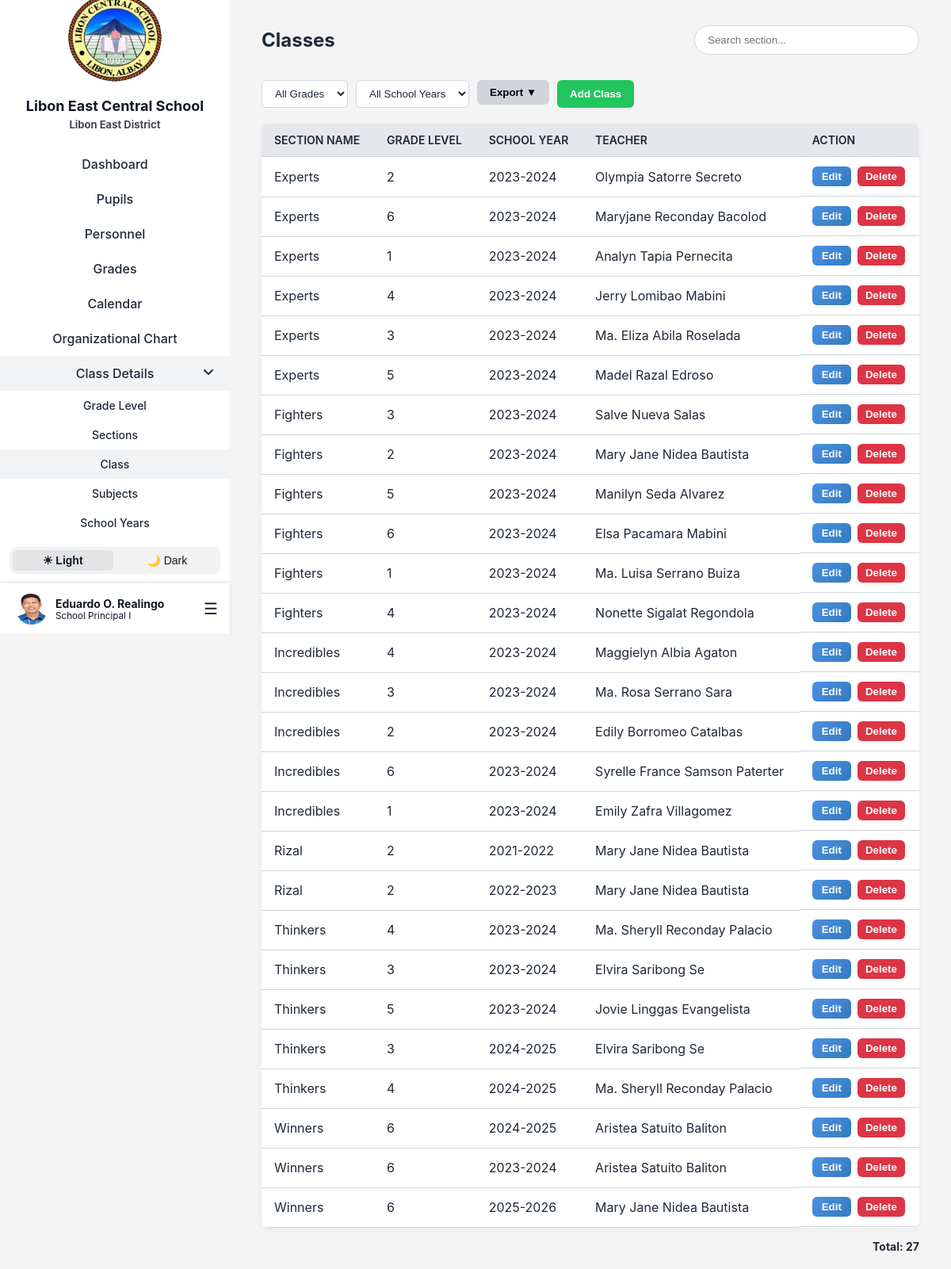
Page /Landing/Login/Page/adminSections.php (signed in) on the earlier database version.
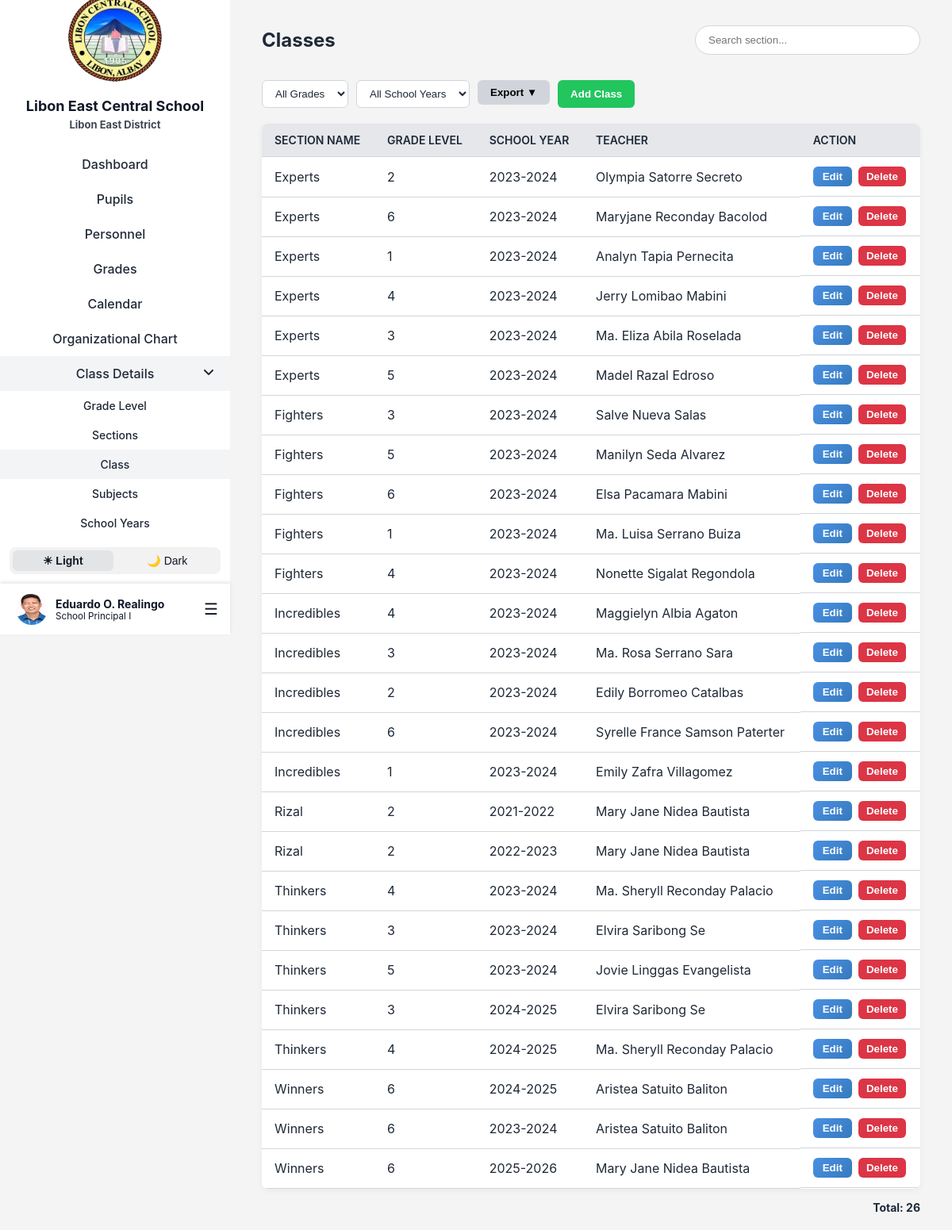
Same page on the later database version.
### tables this page shows
CREATE TABLE `teachers` (
  `teacher_id` int(11) NOT NULL,
  `first_name` varchar(100) DEFAULT NULL,
  `middle_name` varchar(100) DEFAULT NULL,
  `last_name` varchar(100) DEFAULT NULL,
  `employee_no` varchar(20) DEFAULT NULL,
  `email` varchar(100) DEFAULT NULL,
  `password` varchar(255) DEFAULT NULL,
  `gender` enum('Male','Female','Other') DEFAULT NULL,
  `birthdate` date DEFAULT NULL,
  `age` int(11) DEFAULT NULL,
  `contact_no` varchar(20) DEFAULT NULL,
  `house_no_street` varchar(255) DEFAULT NULL,
  `barangay` varchar(255) DEFAULT NULL,
  `municipality` varchar(255) DEFAULT NULL,
  `province` varchar(255) DEFAULT NULL,
  `position` varchar(255) NOT NULL,
  `image` varchar(255) NOT NULL DEFAULT 'teacher.png',
  `user_type` char(1) NOT NULL DEFAULT 't' COMMENT 'a - admin\r\nt- teacher\r\nn- non-teaching',
  `user_status` char(1) NOT NULL DEFAULT 'a' COMMENT 'a - active\r\ni - inactive',
  `created_at` datetime DEFAULT current_timestamp(),
  `updated_at` datetime DEFAULT current_timestamp() ON UPDATE current_timestamp(),
  `created_by` int(11) DEFAULT NULL,
  `updated_by` int(11) DEFAULT NULL
);

CREATE TABLE `sections` (
  `section_id` int(11) NOT NULL,
  `section_name` varchar(50) NOT NULL,
  `grade_level_id` int(11) NOT NULL,
  `teacher_id` int(11) DEFAULT NULL,
  `sy_id` int(11) NOT NULL,
  `created_at` datetime DEFAULT current_timestamp(),
  `updated_at` datetime DEFAULT current_timestamp() ON UPDATE current_timestamp(),
  `created_by` int(11) DEFAULT NULL,
  `updated_by` int(11) DEFAULT NULL
);

CREATE TABLE `section_name` (
  `section_name_id` int(11) NOT NULL,
  `section_name` varchar(255) NOT NULL,
  `created_at` datetime DEFAULT current_timestamp(),
  `updated_at` datetime DEFAULT current_timestamp() ON UPDATE current_timestamp(),
  `created_by` int(11) DEFAULT NULL,
  `updated_by` int(11) DEFAULT NULL
);

CREATE TABLE `grade_levels` (
  `grade_level_id` int(11) NOT NULL,
  `level_name` varchar(20) NOT NULL,
  `created_at` datetime DEFAULT current_timestamp(),
  `updated_at` datetime DEFAULT current_timestamp() ON UPDATE current_timestamp(),
  `created_by` int(11) DEFAULT NULL,
  `updated_by` int(11) DEFAULT NULL
);

CREATE TABLE `school_years` (
  `sy_id` int(11) NOT NULL,
  `school_year` varchar(20) DEFAULT NULL,
  `start_date` date DEFAULT NULL,
  `end_date` date DEFAULT NULL,
  `created_at` datetime DEFAULT current_timestamp(),
  `updated_at` datetime DEFAULT current_timestamp() ON UPDATE current_timestamp(),
  `created_by` int(11) DEFAULT NULL,
  `updated_by` int(11) DEFAULT NULL
);

### Landing/Login/Page/adminSections.php (the view, shortened to what this page needs)
<?php
include 'lecs_db.php';
?>
<!DOCTYPE html>
<html lang="en">
<head>
    <link rel="stylesheet" href="css/adminSections.css">
    <link rel="stylesheet" href="css/sidebar.css">
</head>
<body>
<div class="container">
<?php include 'sidebar.php'; ?>
<div class="main-content">
  <div class="header">
    <h1>Classes</h1>
    <form method="GET" style="margin:0;">
      <input type="text" name="search" placeholder="Search section..."
        value="<?php echo isset($_GET['search']) ? htmlspecialchars($_GET['search']) : ''; ?>">
    </form>
  </div>
<div class="header-buttons">
  <form method="GET" class="filter-form">
    <select name="grade_filter" onchange="this.form.submit()">
      <option value="">All Grades</option>
    </select>
    <select name="sy_filter" onchange="this.form.submit()">
      <option value="">All School Years</option>
    </select>
  </form>
  <div class="export-dropdown">
    <button type="button" class="export-btn" onclick="toggleDropdown()">Export ▼</button>
  </div>
  <button type="button" class="add-btn" onclick="openAddModal()">Add Class</button>
</div>
  <table>
    <thead>
      <tr>
        <th>Section Name</th>
        <th>Grade Level</th>
        <th>School Year</th>
        <th>Teacher</th>
        <th>Action</th>
      </tr>
    </thead>
    <tbody>
      <?php
      $whereParts = [];
      $where = count($whereParts) > 0 ? "WHERE " . implode(" AND ", $whereParts) : "";
      $sql = "SELECT s.*, sn.section_name, g.level_name, sy.school_year, CONCAT(t.first_name, ' ', COALESCE(t.middle_name, ''), ' ', t.last_name) AS teacher_name
              FROM sections s
              JOIN section_name sn ON s.section_name = sn.section_name
              LEFT JOIN grade_levels g ON s.grade_level_id = g.grade_level_id
              LEFT JOIN school_years sy ON s.sy_id = sy.sy_id
              LEFT JOIN teachers t ON s.teacher_id = t.teacher_id
              $where
              ORDER BY sn.section_name ASC";
      $result = $conn->query($sql);
      if ($result && $result->num_rows > 0) {
        while ($row = $result->fetch_assoc()) {
          $teacher = $row['teacher_name'] ? htmlspecialchars($row['teacher_name']) : '-';
          echo "<tr>
                  <td>" . htmlspecialchars($row['section_name']) . "</td>
                  <td>" . htmlspecialchars($row['level_name']) . "</td>
                  <td>" . htmlspecialchars($row['school_year']) . "</td>
                  <td>$teacher</td>
                  <td class='action-btns'>
                    <button class='edit-btn' onclick=\"openEditModal({$row['section_id']}, '" . htmlspecialchars($row['section_name']) . "', {$row['grade_level_id']}, {$row['sy_id']}, " . ($row['teacher_id'] ?? 'null') . ")\">Edit</button>
                    <button class='delete-btn' onclick=\"openDeleteModal({$row['section_id']}, '" . htmlspecialchars($row['section_name']) . "')\">Delete</button>
                  </td>
                </tr>";
        }
      } else {
        echo "<tr><td colspan='6'>No sections found</td></tr>";
      }
      ?>
    </tbody>
  </table>
  <div class="total-count">
      <?php
      $countQuery = "SELECT COUNT(*) as total
                    FROM sections s
                    JOIN section_name sn ON s.section_name = sn.section_name
                    LEFT JOIN grade_levels g ON s.grade_level_id = g.grade_level_id
                    LEFT JOIN school_years sy ON s.sy_id = sy.sy_id
                    LEFT JOIN teachers t ON s.teacher_id = t.teacher_id
                    $where";
      $countResult = $conn->query($countQuery);
      $countRow = $countResult->fetch_assoc();
      echo "Total: " . $countRow['total'];
      ?>
    </div>
</div>
</div>
</body>
</html>

### Landing/Login/Page/sidebar.php (shortened to what this page needs)
<?php
include 'lecs_db.php';
$current_page = basename($_SERVER['PHP_SELF']);
$classInfoPages = ['adminGradeLevel.php', 'adminSections.php', 'adminSubjects.php', 'adminSchoolYear.php', 'adminSectionName.php', 'adminOrganizationalChart'];
$isClassInfoActive = in_array($current_page, $classInfoPages);
if (!function_exists('arabic_to_roman')) {
    function arabic_to_roman($num) {
        $roman_numerals = [
            1000 => 'M', 900 => 'CM', 500 => 'D', 400 => 'CD',
            100 => 'C', 90 => 'XC', 50 => 'L', 40 => 'XL',
            10 => 'X', 9 => 'IX', 5 => 'V', 4 => 'IV', 1 => 'I'
        ];
        $roman = '';
        foreach ($roman_numerals as $value => $symbol) {
            while ($num >= $value) {
                $roman .= $symbol;
                $num -= $value;
            }
        }
        return $roman;
    }
}
if (!function_exists('format_position')) {
    function format_position($pos) {
        $is_principal = stripos($pos, 'principal') !== false;
        if (preg_match('/(.*) (\d+)$/', $pos, $matches)) {
            $base = $matches[1];
            $num = intval($matches[2]);
            $roman = arabic_to_roman($num);
            $new_pos = $base . ' ' . $roman;
        } else {
            $new_pos = $pos;
        }
        if ($is_principal) {
            $new_pos = 'School ' . $new_pos;
        }
        return $new_pos;
    }
}
$admin_id = isset($_SESSION['teacher_id']) ? intval($_SESSION['teacher_id']) : 0;
$adminData = [
    'first_name' => 'Admin',
    'middle_name' => '',
    'last_name' => 'User',
    'position' => 'Administrator',
    'image' => 'teacher.png'
];
if ($admin_id > 0 && $_SESSION['user_type'] === 'a') {
    $stmt = $conn->prepare("SELECT first_name, middle_name, last_name, position, image FROM teachers WHERE teacher_id = ?");
    $stmt->bind_param("i", $admin_id);
    $stmt->execute();
    $res = $stmt->get_result();
    if ($res && $res->num_rows > 0) {
        $adminData = $res->fetch_assoc();
    }
}
$middle_initial = !empty($adminData['middle_name']) ? substr($adminData['middle_name'], 0, 1) . '.' : '';
$full_name = trim($adminData['first_name'] . ' ' . $middle_initial . ' ' . $adminData['last_name']);
?>
<link rel="stylesheet" href="css/all.min.css">
<link rel="stylesheet" href="css/sidebar.css">
<div class="sidebar">
    <div class="sidebar-top">
        <img class="logo" src="images/lecs-logo no bg.png" alt="School Logo">
        <h2>Libon East Central School</h2>
        <small class="east">Libon East District</small>
        <div class="nav-links">
            <a href="adminDashboard.php" class="<?= ($current_page == 'adminDashboard.php') ? 'active' : '' ?>">Dashboard</a>
            <a href="adminPupils.php" class="<?= ($current_page == 'adminPupils.php' || $current_page == 'add_pupil.php' || $current_page == 'adminPupilsProfile.php') ? 'active' : '' ?>">Pupils</a>
            <a href="adminTeachers.php" class="<?= ($current_page == 'adminTeachers.php' || $current_page == 'add_teacher.php' || $current_page == 'edit_teacher.php') ? 'active' : '' ?>">Personnel</a>
            <a href="adminGrades.php" class="<?= ($current_page == 'adminGrades.php' || $current_page == 'adminViewGrades.php') ? 'active' : '' ?>">Grades</a>
            <a href="adminEventCalendar.php" class="<?= ($current_page == 'adminEventCalendar.php') ? 'active' : '' ?>">Calendar</a>
            <a href="adminOrganizationalChart.php" class="<?= ($current_page == 'adminOrganizationalChart.php') ? 'active' : '' ?>">Organizational Chart</a>
            <a href="#" id="classInfoLink" class="class-info <?= $isClassInfoActive ? 'active' : '' ?>">
                <span>Class Details</span>
                <i id="classInfoIcon" class="fa-solid <?= $isClassInfoActive ? 'fa-angle-down' : 'fa-angle-right' ?>"></i>
            </a>
            <div id="classInfoSubmenu" class="submenu <?= $isClassInfoActive ? 'show' : '' ?>">
                <a href="adminGradeLevel.php" class="<?= ($current_page == 'adminGradeLevel.php') ? 'active' : '' ?>">Grade Level</a>
                <a href="adminSectionName.php" class="<?= ($current_page == 'adminSectionName.php') ? 'active' : '' ?>">Sections</a>
                <a href="adminSections.php" class="<?= ($current_page == 'adminSections.php') ? 'active' : '' ?>">Class</a>
                <a href="adminSubjects.php" class="<?= ($current_page == 'adminSubjects.php') ? 'active' : '' ?>">Subjects</a>
                <a href="adminSchoolYear.php" class="<?= ($current_page == 'adminSchoolYear.php') ? 'active' : '' ?>">School Years</a>
            </div>
        </div>
    </div>
    <div class="sidebar-bottom">
        <div class="toggle-mode">
            <button class="toggle-btn light-mode" onclick="setMode('light')">☀ Light</button>
            <button class="toggle-btn dark-mode" onclick="setMode('dark')">🌙 Dark</button>
        </div>
        <div class="profile-menu">
            <div class="profile">
                <img src="Uploads/teachers/<?= htmlspecialchars($adminData['image']) ?>" alt="Profile Picture">
                <div class="profile-info">
                    <strong><?= htmlspecialchars($full_name) ?></strong>
                    <small><?= htmlspecialchars(format_position($adminData['position'])) ?></small>
                </div>
            </div>
            <div class="burger" role="button" aria-label="Open menu" tabindex="0">&#9776;</div>
        </div>
    </div>
</div>

### Landing/Login/Page/css/adminSections.css (style rules this page uses)
:root { --primary-color: #2563eb; --primary-hover: #1d4ed8; --success-color: #22c55e; --danger-color: #ef4444; --background-light: #f4f4f5; --background-dark: #1e293b; --sidebar-light: #ffffff; --sidebar-dark: #0f172a; --text-light: #1f2937; --text-dark: #f1f5f9; --accent: #e5e7eb; --border-color: #d1d5db; }
body { margin: 0; font-family: 'Inter', sans-serif; transition: background-color 0.3s, color 0.3s; }
:root.light { background-color: var(--background-light); color: var(--text-light); }
.container { display: flex; min-height: 100vh; }
.main-content { flex: 1; padding: 20px 40px; margin-left: 290px; transition: background-color 0.3s, color 0.3s; }
.header { display: flex; justify-content: space-between; align-items: center; margin-bottom: 20px; }
.header h1 { font-size: 24px; font-weight: 700; }
.header input[type="text"] { padding: 10px 16px; border-radius: 20px; border: 1px solid var(--border-color); outline: none; width: 250px; transition: border 0.3s, box-shadow 0.3s; }
.header-buttons { display: flex; gap: 10px; margin-bottom: 20px; }
.header-buttons button { padding: 8px 16px; border: none; border-radius: 6px; cursor: pointer; font-weight: 600; transition: background 0.3s, transform 0.1s; }
.filter-form { display: flex; gap: 10px; align-items: center; }
.filter-form select { padding: 8px 12px; border-radius: 6px; border: 1px solid var(--border-color); background: var(--sidebar-light); color: var(--text-light); font-weight: 500; cursor: pointer; transition: border 0.3s, background 0.3s; }
.export-btn { background-color: #d1d5db; }
.add-btn { background-color: var(--success-color); color: white; }
table { width: 100%; border-collapse: collapse; background-color: var(--sidebar-light); border-radius: 8px; overflow: hidden; box-shadow: 0 2px 8px rgba(0,0,0,0.05); }
th, td { padding: 12px 16px; text-align: left; border-bottom: 1px solid var(--border-color); }
th { background-color: var(--accent); font-weight: 600; font-size: 14px; text-transform: uppercase; }
.action-btns { display: flex; gap: 8px; }
.edit-btn { background: linear-gradient(135deg, #4a90e2, #357ABD); color: white; padding: 5px 12px; font-weight: 600; border: none; border-radius: 6px; }
.delete-btn { background-color: #dc3545; color: white; padding: 5px 10px; text-decoration: none; border-radius: 6px; border: none; font-weight: 600; }
.total-count { text-align: right; margin-top: 15px; font-weight: bold; font-size: 14px; }
.export-dropdown { position: relative; display: inline-block; }
.show { display: block; }

Differences in the rows shown:
removed sections: section_name.section_name "Fighters", grade_level.level_name "2", sy.school_year "2023-2024", teacher "Mary Jane Nidea Bautista"
Other differences:
$countRow['total']: "27" → "26"
